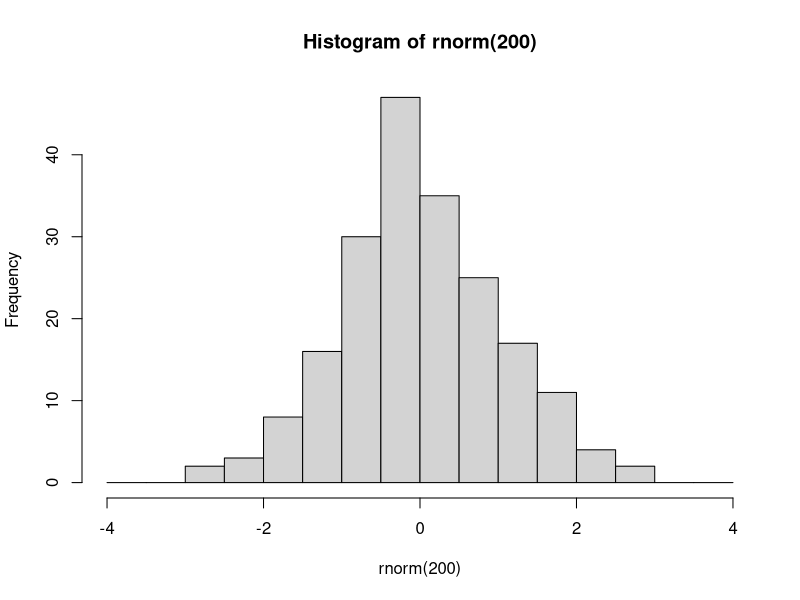
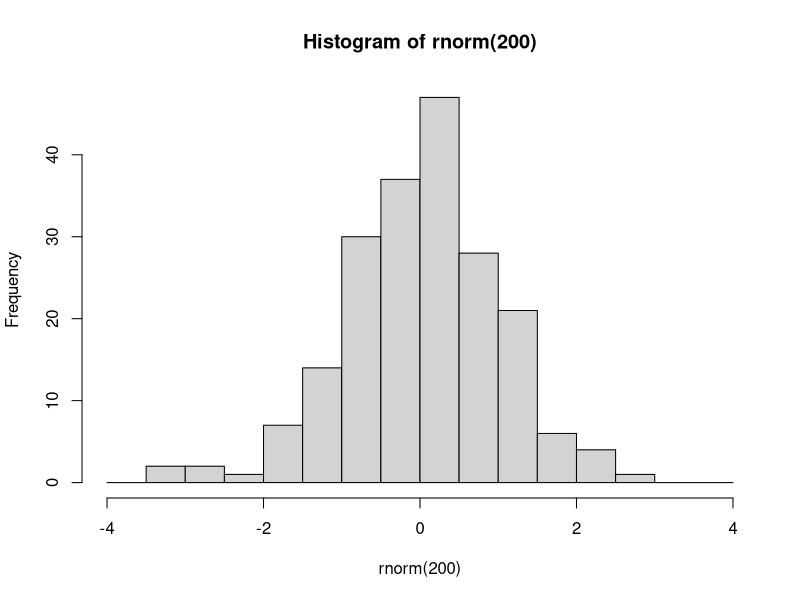
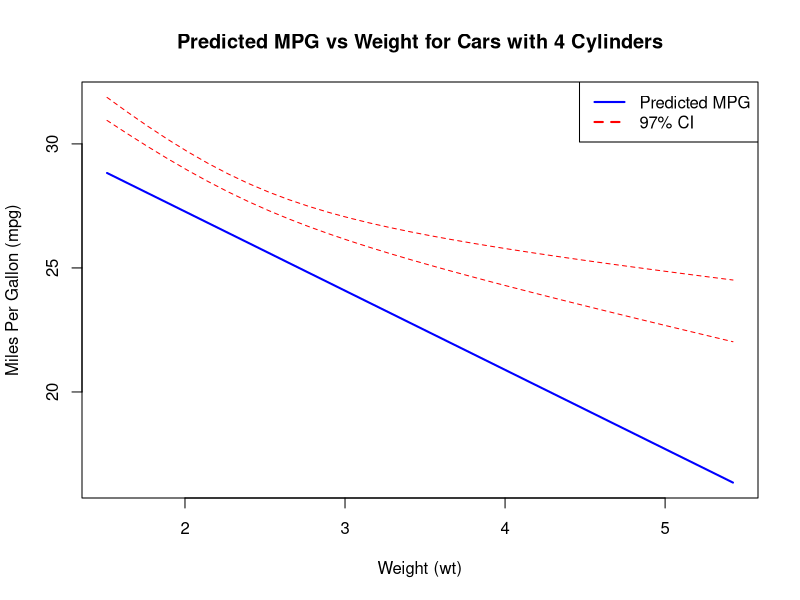

Source code (R) for these figures, in order:
###################################
###################################
########                   ########
########   Data Science 1  ########
########       Lab 7       ######## 
########  10th Dec. 2024   ########
########                   ########
###################################
###################################

## Welcome to lab #4. Today we will start with an introduction to the tidyverse,
# Then you will write your own lm() function, and finally a couple of exercises



#####################
####    Pipes    ####
#####################

# The pipe operator looks like this: |>
# It signifies: take the element on the left and use it as the first argument in the function on the right

# Example

hist(rnorm(200), breaks=seq(-4,4,0.5))
# is equivalent to

rnorm(200) |> hist(breaks=seq(-4,4,0.5))

# The purpose of the pipe is mostly aesthetic, in particular to avoid large numbers of parentheses when something needs to be transformed using multiple functions:



### 1.1 Rewrite the following expression using pipes:
set.seed(123)
round(sqrt(log(runif(10,1,10))),2)

runif(10,1,10) |> log() |> sqrt() |> round(2)
# Pipes were initially created in a package called magrittr, part of the 'tidyverse' group of packages


########################
####    Packages    ####
########################

# Packages are essentially environments full of functions and/or objects which aren't loaded into R by default, but must be first installed (generally from a repository called CRAN), and then loaded

# Here we will install tidyverse, which is not one but a series of packages written by the same group of people, which share a number of syntactical features

install.packages('tidyverse')

# After you have installed tidyverse into your packages, you must also load it into your environment

library(tidyverse)

# You will only have to install a package once. However, every time you start fresh in a new R environment, you will have to load the packages you need again.

#########################
####    TIDYVERSE    ####
#########################

# The tidyverse encompasses a very large number of packages, and is fairly powerful (in that you can do a lot using tidyverse packages)
# However, you DO NOT need to use tidyverse exclusively! I mostly don't use it, for example, preferring to stick to base R except for a few functionalities.

# Downsides of tidyverse include: unique syntax which is very different from other programming languages such as python
# 'Black box' functions that have specific purposes that must be remembered, as opposed to more general-purpose functions in base R
# Often actually more verbose than base R (ie. requires more lines of code to do the same thing)
# Using tidyverse is a matter of preference!

# The pipe operator was originally introduced in the tidyverse package magrittr. 
# The tidyverse pipe operator looks like this: %>%

set.seed(123)
runif(10,1,10) %>% 
  log() %>%
  sqrt() %>%
  round(2)

# In this class we will look at 2 important tidyverse packages.
# Today we will look at dplyr, which is used to manipulate and transform data.
# Next week we will learn ggplot2, which is used for plotting and data visualisation

#####################
####    dplyr    ####
#####################

# The philosophy behind dplyr is that every data transformation can be done using a function, and multiple transformations can be done by piping an object through multiple functions
# For example, in dplyr we no longer use indexing.
# Instead we use the functions 'select', to choose specific columns in a data frame, and 'filter', to choose specific rows.

data(mtcars)

# so instead of:
mtcars[mtcars$cyl == 6, 1:5]
# we would write:
mtcars %>%
  filter(cyl==6) %>%
  select(1:5)

### 2.1
# using select() and filter(), create a new database of cars that are over 4000 lbs in weight, retaining only the wt and mpg columns. Save this database to an object called 'df'.

df <- mtcars %>%
          filter(wt > 4) %>%
          select(c('wt','mpg'))

# After you have selected the rows and columns you are interested in, you can 
# change the order of the rows using arrange

df %>% arrange(wt)

df %>% arrange(desc(wt))


# To change variables, we can use mutate()
df <- df %>% mutate(wt_kg=wt*453.592,
                    km_per_l = mpg*1.60934/3.78541)

# And we can use ifelse() within mutate()
mtcars <- mtcars %>%
            mutate(wt_class = ifelse(wt>=4, 'Oversized','Standard'))

# We can even do a multiple ifelse statment using case_when()
mtcars <- mtcars %>%
            mutate(
              efficiency = case_when(
                mpg<=15 ~ 'low',
                mpg>15 & mpg<=20 ~ 'medium',
                mpg>20 ~ 'high'
                ))

# Next, summarise (or summarize) is a useful function which collapses a dataframe into a single row and can calculate summary statistics, eg:

mtcars %>% 
  summarise(
    mean_wt = mean(wt),
    sd_wt = sd(wt),
    n = length(mpg)
  )

# We can also use summarise to collapse a data frame not into one single row, but into as many rows as we have groups of interest. 
# To do this, first we need to use group_by()

mtcars %>% group_by(efficiency)

# You'll notice that this automatically changes the data frame into a new kind of object, called a tibble.
# Tibbles are basically tidyverse dataframes, that display information slightly differently, and are a bit more particular about certain things like not wanting empty cells.
# Tibbles can also be grouped, which allows for further operations down the line
# For example:

mtcars %>% 
  group_by(efficiency) %>%
  summarise(
    wt_kg=mean(wt),
    n=length(hp)
  ) %>%
  arrange(
    desc(c('high','medium','low'))
  )

# You can group by multiple variables

mtcars %>% 
  group_by(efficiency,cyl) %>%
  summarise(
    wt_kg=mean(wt),
    n=length(hp)
  )

# After grouping a tibble, remember to ungroup it later using ungroup(), or you may have issues down the line.

# 3.1
data(iris)
# using the dplyr functions do the following:
# create a new column called Petal.Area which is the product of the petal width and petal length columns.
# For each of the different species of iris, present the mean and standard deviation for the sepal length, sepal width, and petal area, as well as the number of samples (n)
# Order this database in decreasing order of average petal length.

Summary_data <- iris %>%
  mutate(Petal.Area = Petal.Width * Petal.Length) %>%
  group_by(Species) %>%
  summarise(
    mean_sepal_Len = mean(Sepal.Length),
    SD_sepal_Len = sd(Sepal.Length),
    mean_sepal_width = mean(Sepal.Width),
    SD_sepal_width = sd(Sepal.Width),
    mean_petal_area = mean(Petal.Area),
    SD_petal_area = sd(Petal.Area),
    N_samples = n()
  ) %>%
  arrange(desc(mean_petal_area))

print(Summary_data)

#######################################################
####    Code your own lm and predict functions!    ####
#######################################################

### 4.1 lm()

# Here I will walk you through the steps needed to write these functions. Follow along with the slides from this week's and last week's lectures - they contain all of the maths and some of the code that you need!

# At each step of the way, you should save each new element you calculate into a new object.

# Your lm function should take as input a y variable, and one or more x variables which should be inputted as a matrix or dataframe with one variable per column. 

my.lm <- function(y,x){

# Start by saving the sample size (n). You will need it later for calculating degrees of freedom for the test statistics and sampling distributions.
  n <- length(y)  # Number of observations in the dataset
# Next create the X matrix using as.matrix. Don't forget to add the column of 1s!
  x <- as.matrix(cbind(1,x))    # Add a column of 1s for the intercept term
# use the y input and your newly constructed x matrix to calculate the parameter estimates (or coefficients). 
# Hint: see lab 6, and remember that t() gives the transpose of a matrix and solve() gives its inverse
  # Formula: beta = (X'X)^(-1) X'y
  b <- solve(t(x) %*% x) %*% t(x) %*% y   # Coefficients
# Next, using these calculated coefficients, calculate all of the predicted values, y_hat, for each of the values of x (each of the rows of the X matrix). 
# Hint: look at the formula for the linear model - and remember we are multiplying matrices!
  # Formula: y_hat = X * beta
  y_hat <- x %*% b   # Predicted values
# Next, calculate the residuals (actual values of y minus the predicted values y_hat)
  # Formula: residuals = y - y_hat
  e <- y - y_hat   # Difference between actual and predicted values
# Next calculate the estimate of the residual standard error, s. Careful about the denominator here: check how many degrees of freedom you have!
  # Formula: s = sqrt((1/(n-p)) * sum(residuals^2))
  # Where p is the number of coefficients (including intercept)
  p <- ncol(x)       
  s <- sqrt(sum(e^2) / (n - p))   # Residual standard error
# Using s, calculate the variance covariance matrix of the coefficients.
  # Formula: Var(beta) = s^2 * (X'X)^(-1)
  vcov_coef <- (s^2) * solve(t(x) %*% x)  
# from this covariance matrix, extract the standard errors of the coefficients
  se_coef <- sqrt(diag(vcov_coef))     # Square root of diagonal elements
# use these standard errors to calculate the t-values for each of the coefficients
  # Formula: t = estimate / standard error
  t_vals <- b / se_coef    # t-statistics
# And use these t-values to calculate p-values.
  p_vals <- (1 - pt(abs(t_vals), df = n - p)) * 2       # Two-tailed test
# Next, calculate the R2 value
  # Formula: R^2 = 1 - (RSS / TSS)
  RSS <- sum(e^2)  # Residual sum of squares
  TSS <- sum((y - mean(y))^2)  # Total sum of squares
  r2 <- 1 - (RSS / TSS)
# Bonus points if you want to look up how to calculate adjusted R2
  # Formula: adj_R^2 = 1 - ((1 - R^2) * (n - 1) / (n - p))
  adj_r2 <- 1 - ((1 - r2) * (n - 1) / (n - p))
# Next, calculate the F-statistic and the p-value for the model.
  # Formula: F = (R^2 / (p - 1)) / ((1 - R^2) / (n - p))
  f_stat <- ((TSS - RSS) / (p - 1)) / (RSS / (n - p))
  model_p <- 1 - pf(f_stat, df1 = p - 1, df2 = n - p)  # F-distribution
  
# Finally, put all of these elements into a list, and have your function return that list. 
  return(list(n=n,
              coefficients = b,
              residuals = e,
              s = s,
              vcov = vcov_coef,
              se = se_coef,
              t_values = t_vals,
              p_values = p_vals,
              r2 = r2,
              adj_r2 = adj_r2,
              F_statistic = f_stat,
              model_p_value = model_p,
              df = n - p))
}

# compare your function against the built-in R function in R.

model_output <- my.lm(y=mtcars$mpg,x=mtcars[,c('wt','cyl')])

summary(lm(mpg ~ wt + cyl, data = mtcars))

### 4.2 predict()

# This will be much shorter. Create a new function that takes as input the output from your first function, along with a new_data object that has as many columns as there are predictor variables in the model output, and a confidence interval size

my.predict <- function(model_output, new_data, ci_level = 0.97) {
  
  # Extract coefficients from your my.lm output
  coef = model_output$coefficients

  # Add a column of 1s to the new_data
  new_data = cbind(1, as.matrix(new_data))

  # generate the predicted values of y from the new_data object based on the coefficients from the model
  # Again, remember the formula for the linear model!
  y_hat = new_data %*% coef

#for each of these predicted values, calculate a confidence interval
  # first calculate the critical levels of the t-distribution using the ci_level and the degrees of freedom
  df = model_output$df
  area_in_tails = (1 - ci_level) / 2 
  t_lower = qt(area_in_tails, df = df) 
  t_upper = 1 - qt(area_in_tails, df = df) 

  # next, for each row of the new_data object, calculate the standard error of the predicted value
  # Check the slides, and remember that 𝒗𝒄𝒐𝒗(𝒃) was saved as "vcov" in the model output
 sy = sqrt(apply(new_data,1,function(.) t(.)%*%model_output$vcov%*%.))  # SE for each prediction
  
  # next, calculate the upper and lower confidence boundaries for each prediction using the critical t-levels and the previously calculated standard error
 ci_lower = y_hat - (t_lower * sy)   # Lower bound of the CI
 ci_upper = y_hat + (t_upper * sy)   # Upper bound of the CI

  # finally, put these confidence intervals into a dataframe
 ci = data.frame(ci_lower,ci_upper)   # Combine lower and upper bounds
 colnames(ci) = paste0(ci_level * 100,'%_',c('lower','upper'))   # Label columns with CI percentage
 data_f = cbind(y_hat = y_hat,ci)
 return(data_f)
}


### 4.3
# Use your functions to run the following model

# mtcars$mpg ~ mtcars$wt + mtcars$cyl
# Creating newdata for predictions
wt_range <- seq(min(mtcars$wt), max(mtcars$wt), length.out = 32)  # Weight range
newdata <- data.frame(wt = wt_range, cyl = 4)  # Set cyl to 4

# Predict with confidence intervals
predictions <- my.predict(model_output, new_data = newdata, ci_level = 0.97)

# Then plot predicted marginal effect of weight for a car with 4 cylynders. Add 96% confidence intervals to the graph.
# Hint: For this, in your "newdata" object, add a column of 4s for the number of cylinders
# Plot predictions with confidence intervals
plot(
  wt_range, predictions$y_hat, type = "l", lwd = 2, col = "blue",
  ylim = range(predictions), xlab = "Weight (wt)", ylab = "Miles Per Gallon (mpg)",
  main = "Predicted MPG vs Weight for Cars with 4 Cylinders"
)

# Add confidence intervals
lines(wt_range, predictions$`97%_lower`, lty = 2, col = "red")  # Lower CI
lines(wt_range, predictions$`97%_upper`, lty = 2, col = "red")  # Upper CI

# Add legend
legend(
  "topright", legend = c("Predicted MPG", "97% CI"), 
  col = c("blue", "red"), lty = c(1, 2), lwd = 2
)

# Compare this graph to the graph from the lecture.


# What do you conclude?
